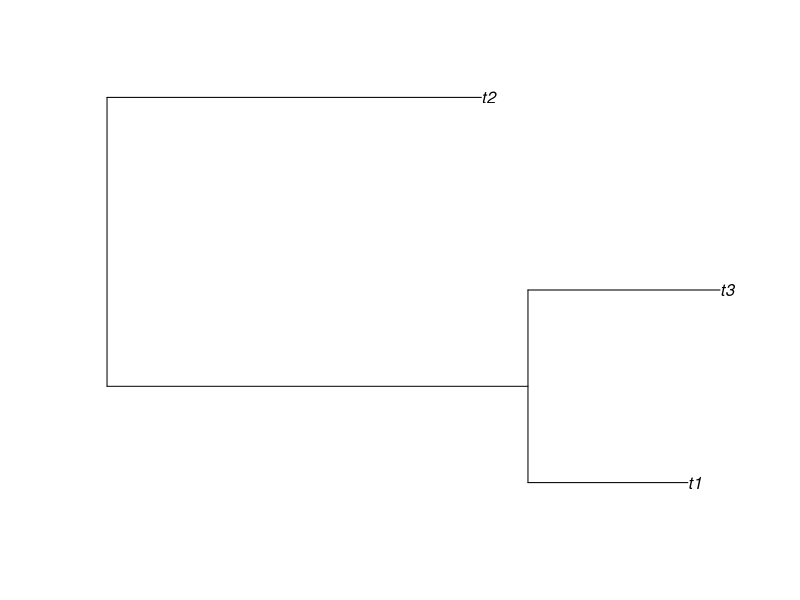

This chart was generated by the following R code:

library(ape)
set.seed(101)
r <- makeNodeLabel(rtree(3))
plot(r)
phylo.to.Z2 <- function(r) {
  ntip <- length(r$tip.label)
  TEmat <- matrix(0.0,ncol=length(r$edge.length),nrow=ntip)
  colnames(TEmat) <- pos <- r$edge[,2]
  rownames(TEmat) <- 1:ntip
  secondnode <- r$edge[r$edge[,1]==ntip+1,]
  for (i in 1:ntip) {
    ifelse(which(pos==secondnode[2,2])>which(pos==i),
    TEmat[i,1:which(pos==i)] <- as.numeric((secondnode[1,2]<=pos & pos > i) |pos==i)[1:which(pos==i)],
    TEmat[i,1:which(pos==i)] <- as.numeric((secondnode[2,2]<=pos & pos != secondnode[1,2])|pos==i)[1:which(pos==i)]
    )
  }
  colnames(TEmat) <- rownames(TEmat) <- NULL
  Z <- t(r$edge.length * t(TEmat))
  return(Z)
}


phylo.to.Z <- function(r) {
  ntip <- length(r$tip.label)
  Z <- matrix(0.0,ncol=length(r$edge.length),nrow=ntip)
  nodes <- (ntip+1):max(r$edge)
  root <- nodes[!(nodes %in% r$edge[,2])]
  for (i in 1:ntip) {
    cn <- i  ## current node
    while (cn != root) {
      ce <- which(r$edge[,2]==cn)   ## find current edge
      Z[i,ce] <- r$edge.length[ce]  ## set Z to branch length
      cn <- r$edge[ce,1]            ## find previous node
    }
  }
  return(Z)
}
phylo.to.Z(r)

aa <- phylo.to.Z2(r)
bb <- phylo.to.Z(r)
# colnames(bb) <- rownames(bb) <- NULL

all.equal(unname(aa),bb)
